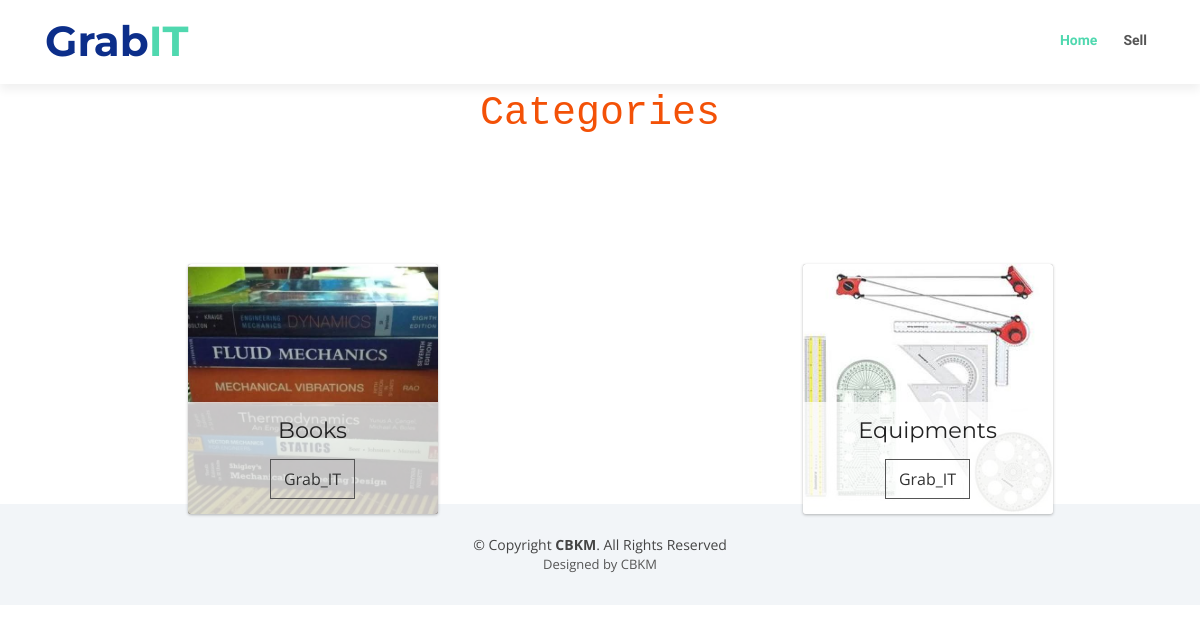
Page /buyer/ on the committed database.
### seller/models.py (models this page shows, shortened)
class Category(models.Model):
    name = models.CharField(max_length=20, default='',unique=True)
    count = models.IntegerField(default=0)
    image = models.ImageField(upload_to='shop/catimages',default='', blank=True, null=True)

### seller/views.py (the view)
# urls.py: path('buyer/',views.buyer,name='buyer'),
def buyer(request):
    categorys = Category.objects.all()
    subcategorys = SubCategory.objects.all()
    products = Product.objects.all()
    context = {'categorys' : categorys,
    'subcategorys' : subcategorys,
    'products' : products,
    }
    return render(request, 'seller/buyer.html' ,context)

### seller/templates/seller/buyer.html (shortened to what this page needs)
{% load static %}
<!doctype html>
<html lang="en">
<head>
    <link rel="stylesheet" href="https://stackpath.bootstrapcdn.com/bootstrap/4.3.1/css/bootstrap.min.css"
>
  <link href="{% static 'lib/bootstrap/css/bootstrap.min.css' %}" rel="stylesheet">
  <link href="{% static 'lib/font-awesome/css/font-awesome.min.css' %}" rel="stylesheet">
  <link href="{% static 'lib/animate/animate.min.css' %}" rel="stylesheet">
  <link href="{% static 'lib/ionicons/css/ionicons.min.css' %}" rel="stylesheet">
  <link href="{% static 'lib/owlcarousel/assets/owl.carousel.min.css' %}" rel="stylesheet">
  <link href="{% static 'lib/magnific-popup/magnific-popup.css' %}" rel="stylesheet">
  <link href="{% static 'lib/ionicons/css/ionicons.min.css' %}" rel="stylesheet">
  <link href="{% static 'css/style.css' %}" rel="stylesheet">
</head>
<body>
        <header id="header">
                <div class="container">
                  <div id="logo" class="pull-left">
                    <h1><a href="#body" class="scrollto">Grab<span>IT</span></a></h1>
                  </div>
                  <nav id="nav-menu-container">
                    <ul class="nav-menu">
                      <li class="menu-active"><a href="/">Home</a></li>
                      <li class="menu"><a onclick="send('IWSELL')" href="/seller/">Sell</a></li>
                    </ul>
                  </nav>
                </div>
              </header>
    <div class="category">
        Categories
    </div>
    <div class="row" >
        {% for category in categorys %}
        {% if category.name != 'others' %}
        <div class="mx-auto mt-0 col-md-4" style="height: 300px;">
            <div class="fancy-cards">
                <div class="fancy-card">
                    <div class="top" style=" background-image: url('/media/{{category.image}}');">
                        <div class="caption">
                            <h3 class="title">{{category.name}}</h3>
                            <a href="{% url 'subcategory' category.id %}" onclick="sendN('category','{{category.name}}')" class="button">Grab_IT</a>
                        </div>
                    </div>
                </div>
            </div>
        </div>
        {% endif %}
        {% endfor %}
    </div>
  <div  style="margin-top: 60px;">
  <footer id="footer" >
    <div class="container">
      <div class="copyright">
        &copy; Copyright <strong>CBKM</strong>. All Rights Reserved
      </div>
      <div class="credits">
        Designed by CBKM
      </div>
    </div>
  </footer>
</div>
</body>
</html>

### static/css/style.css (style rules this page uses)
body { background: #fff; color: #444; font-family: "Open Sans", sans-serif; }
a { color: #50d8af; transition: 0.5s; }
h1, h2, h3, h4, h5, h6 { font-family: "Montserrat", sans-serif; font-weight: 400; margin: 0 0 20px 0; padding: 0; }
#header { padding: 20px 0; height: 84px; transition: all 0.5s; z-index: 997; background: #fff; box-shadow: 0px 6px 9px 0px rgba(0, 0, 0, 0.06); }
#header #logo h1 { font-size: 42px; margin: 0; padding: 0; line-height: 1; font-family: "Montserrat", sans-serif; font-weight: 700; }
#header #logo h1 a { color: #0c2e8a; line-height: 1; display: inline-block; }
#header #logo h1 a span { color: #50d8af; }
.nav-menu, .nav-menu * { margin: 0; padding: 0; list-style: none; }
.nav-menu li { position: relative; white-space: nowrap; }
.nav-menu > li { float: left; }
#nav-menu-container { float: right; margin: 0; }
.nav-menu a { padding: 10px 8px; text-decoration: none; display: inline-block; color: #555; font-family: "Raleway", sans-serif; font-weight: 700; font-size: 14px; outline: none; }
.nav-menu li:hover > a, .nav-menu .menu-active > a { color: #50d8af; }
.nav-menu > li { margin-left: 10px; }
#mobile-nav { position: fixed; top: 0; padding-top: 18px; bottom: 0; z-index: 998; background: rgba(52, 59, 64, 0.9); left: -260px; width: 260px; overflow-y: auto; transition: 0.4s; }
#mobile-nav ul { padding: 0; margin: 0; list-style: none; }
#mobile-nav ul li { position: relative; }
#mobile-nav ul li a { color: #fff; font-size: 16px; overflow: hidden; padding: 10px 22px 10px 15px; position: relative; text-decoration: none; width: 100%; display: block; outline: none; }
#footer { background: #f2f5f8; padding: 0 0 30px 0; font-size: 14px; }
#footer .copyright { text-align: center; padding-top: 30px; }
#footer .credits { text-align: center; font-size: 13px; color: #555; }

### seller/templates/seller/buyer.html (style rules this page uses)
html { font-family: 'open sans'; }
h1 { margin-top: 10px; margin-bottom: 15px; }
.category { text-align: center; font-family: monospace; width: 100%; font-size: calc( 2em + 1vh ); color: rgb(243, 81, 7); }
.fancy-cards { text-align: center; margin: 80px auto; }
.fancy-cards .fancy-card { display: inline-block; position: relative; top: 40px; left: 20px; box-sizing: border-box; }
.fancy-card .top, .fancy-card .middle, .fancy-card .bottom { position: relative; border-radius: 3px; overflow: hidden; width: 250px; height: 250px; transition: transform 300ms linear-out; }
.fancy-card .top { z-index: 3; transform: scale(1.0); transition: transform 300ms cubic-bezier(0.22, 0.61, 0.36, 1); background-size: cover; background-position: center; box-shadow: 0px 1px 3px rgba(25, 25, 25, 0.30); }
.fancy-card .caption { overflow: hidden; background: rgba(255, 255, 255, 0.75); padding: 15px 10px; position: absolute; bottom: 0px; left: 0px; width: 100%; }
.fancy-card .caption .title { color: #222; margin: 0px 0px 15px 0px; font-size: 1.4rem; }
.fancy-card .caption .button { display: inline-block; color: #333; text-decoration: none; border: solid 1px #555; padding: 7px 13px; background-color: transparent; transition: all 300ms ease-in; }

### rows in the picture
Category: image (picture), name "Books"
Category: image (picture), name "Equipments"
